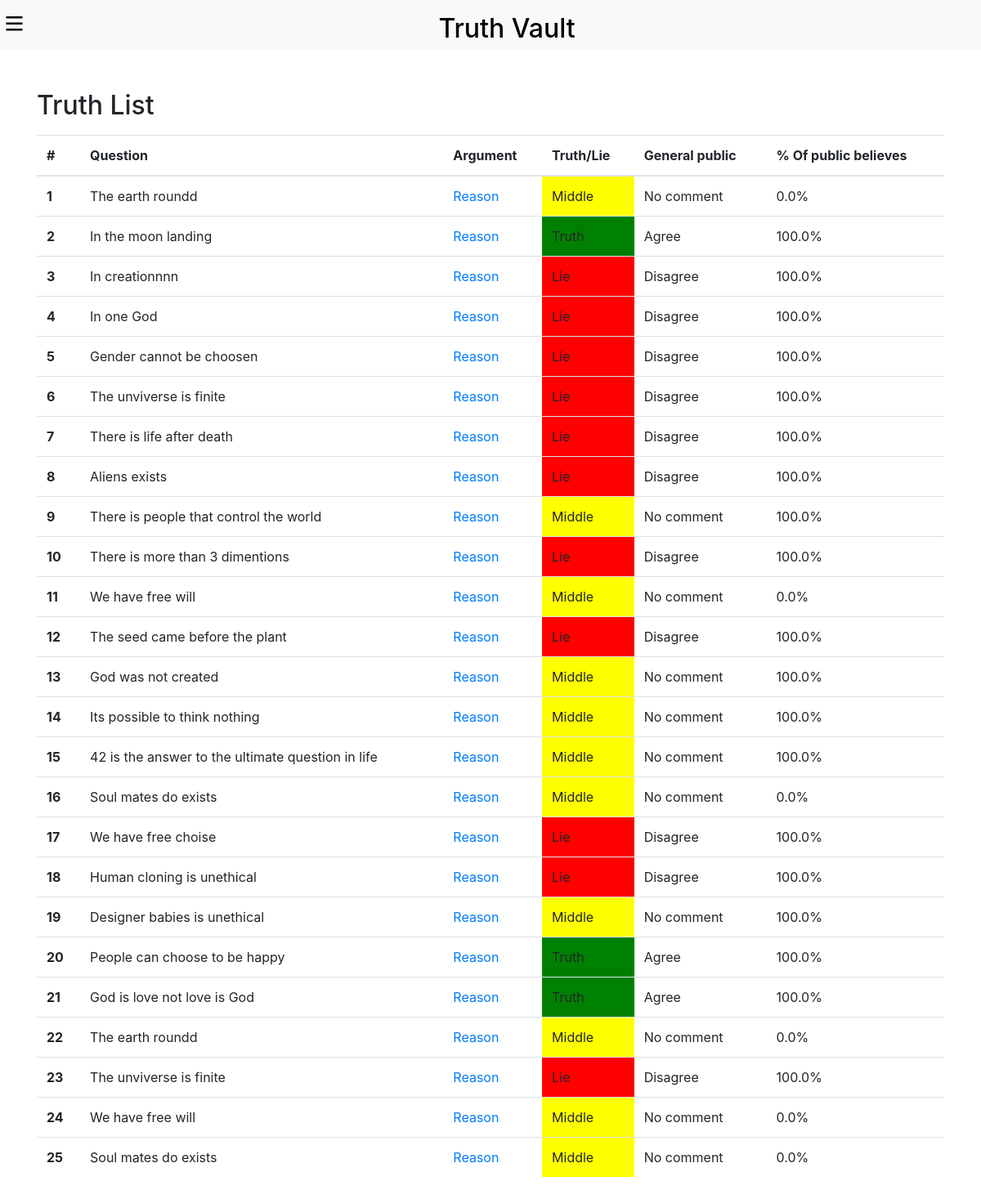
Page /public-believes/ on the committed database.
### truthlist/models.py (models this page shows, shortened)
class UserAnswer(models.Model):
    user = models.ForeignKey(User, on_delete=models.CASCADE)
    question = models.ForeignKey(Question, on_delete=models.CASCADE)
    answer = models.CharField(max_length=10)
    date = models.DateTimeField(auto_now_add=True)
    add_to_certificate = models.BooleanField(default=False)
    def general_public(self):
        all_answer = UserAnswer.objects.filter(question=self.question)
        total = len(all_answer)
        agree = len(all_answer.filter(answer='agree'))
        disagree = len(all_answer.filter(answer='disagree'))
        no_comment = len(all_answer.filter(answer='no_comment'))
        if agree > disagree and agree > no_comment:
            parcentage = (agree / total) * 100
            parcentage = round(parcentage, 2)
            return 'Agree', parcentage
        elif disagree > agree and disagree > no_comment:
            parcentage = (disagree / total) * 100
            parcentage = round(parcentage, 2)
            return 'Disagree', parcentage
        elif no_comment > agree and no_comment > disagree:
            parcentage = (no_comment / total) * 100
            parcentage = round(parcentage, 2)
            return 'No comment', parcentage
        else:
            parcentage = (no_comment / total) * 100
            parcentage = round(parcentage, 2)
            return 'No comment', parcentage

class Question(models.Model):
    question = models.TextField()
    category = models.ForeignKey(Category, null=True, blank=True, on_delete=models.SET_NULL)
    is_fundamental = models.BooleanField(default=False)
    truth_or_lie = models.CharField(max_length=10, choices=TRUTH_OR_LIE_CHOICES, default='Middle')
    active = models.BooleanField(default=False)
    date = models.DateTimeField(auto_now_add=True)
    def __str__(self):
        return self.question

### truthlist/views.py (the view)
# urls.py: path('public-believes/', views.public_believes, name='public_believes'),
def public_believes(request):
    ua = UserAnswer.objects.all()
    return render(request, 'truthlist/public_believes.html', {'user_answer': ua})

### truthlist/templates/truthlist/public_believes.html (shortened to what this page needs)
{% extends 'truthlist/base.html' %}
{% load static %}
{% block content %}
<form class="container my-5">
    <h2 class="">Truth List</h2>
    <table class="table mt-3">
        <thead>
          <tr>
            <th scope="col">#</th>
            <th scope="col">Question</th>
            <th scope="col">Argument</th>
            <th scope="col">Truth/Lie</th>
            <th scope="col">General public</th>
            <th scope="col">% Of public believes</th>
          </tr>
        </thead>
        <tbody>
            {% for data in user_answer %}
            <tr>
                <th scope="row">{{ forloop.counter }}</th>
                <td>{{ data.question }}</td>
                <td>
                    <a href="{% url 'reasons' data.question.id %}">Reason</a>
                </td>
                {% if data.general_public.0 == 'Agree' and data.general_public.1 >= 80 %}
                    <td style="background-color: green;">
                        Truth
                    </td>
                {% elif data.general_public.0 == 'Disagree' and data.general_public.1 >= 80 %}
                    <td style="background-color: red;">
                        Lie
                    </td>
                {% else %}
                    <td style="background-color: yellow;">
                        Middle
                    </td>
                {% endif %}
                <td>
                    {{ data.general_public.0 }}
                </td>
                <td>
                    {{ data.general_public.1 }}%
                </td>
            </tr>
            {% endfor %}
        </tbody>
    </table>
</form>
<br><br><br><br><br>
{% endblock %}

### rows in the picture
UserAnswer: question "The earth roundd", shows "Middle", general_public.0 "No comment", general_public.1 "0.0"
UserAnswer: question "In the moon landing", shows "Truth", general_public.0 "Agree", general_public.1 "100.0"
UserAnswer: question "In creationnnn", shows "Lie", general_public.0 "Disagree", general_public.1 "100.0"
UserAnswer: question "In one God", shows "Lie", general_public.0 "Disagree", general_public.1 "100.0"
UserAnswer: question "Gender cannot be choosen", shows "Lie", general_public.0 "Disagree", general_public.1 "100.0"
UserAnswer: question "The unviverse is finite", shows "Lie", general_public.0 "Disagree", general_public.1 "100.0"
UserAnswer: question "There is life after death", shows "Lie", general_public.0 "Disagree", general_public.1 "100.0"
UserAnswer: question "Aliens exists", shows "Lie", general_public.0 "Disagree", general_public.1 "100.0"
UserAnswer: question "There is people that control the world", shows "Middle", general_public.0 "No comment", general_public.1 "100.0"
UserAnswer: question "There is more than 3 dimentions", shows "Lie", general_public.0 "Disagree", general_public.1 "100.0"
UserAnswer: question "We have free will", shows "Middle", general_public.0 "No comment", general_public.1 "0.0"
UserAnswer: question "The seed came before the plant", shows "Lie", general_public.0 "Disagree", general_public.1 "100.0"
UserAnswer: question "God was not created", shows "Middle", general_public.0 "No comment", general_public.1 "100.0"
UserAnswer: question "Its possible to think nothing", shows "Middle", general_public.0 "No comment", general_public.1 "100.0"
UserAnswer: question "42 is the answer to the ultimate question in life", shows "Middle", general_public.0 "No comment", general_public.1 "100.0"
UserAnswer: question "Soul mates do exists", shows "Middle", general_public.0 "No comment", general_public.1 "0.0"
UserAnswer: question "We have free choise", shows "Lie", general_public.0 "Disagree", general_public.1 "100.0"
UserAnswer: question "Human cloning is unethical", shows "Lie", general_public.0 "Disagree", general_public.1 "100.0"
UserAnswer: question "Designer babies is unethical", shows "Middle", general_public.0 "No comment", general_public.1 "100.0"
UserAnswer: question "People can choose to be happy", shows "Truth", general_public.0 "Agree", general_public.1 "100.0"
UserAnswer: question "God is love not love is God", shows "Truth", general_public.0 "Agree", general_public.1 "100.0"
UserAnswer: question "The earth roundd", shows "Middle", general_public.0 "No comment", general_public.1 "0.0"
UserAnswer: question "The unviverse is finite", shows "Lie", general_public.0 "Disagree", general_public.1 "100.0"
UserAnswer: question "We have free will", shows "Middle", general_public.0 "No comment", general_public.1 "0.0"
UserAnswer: question "Soul mates do exists", shows "Middle", general_public.0 "No comment", general_public.1 "0.0"
